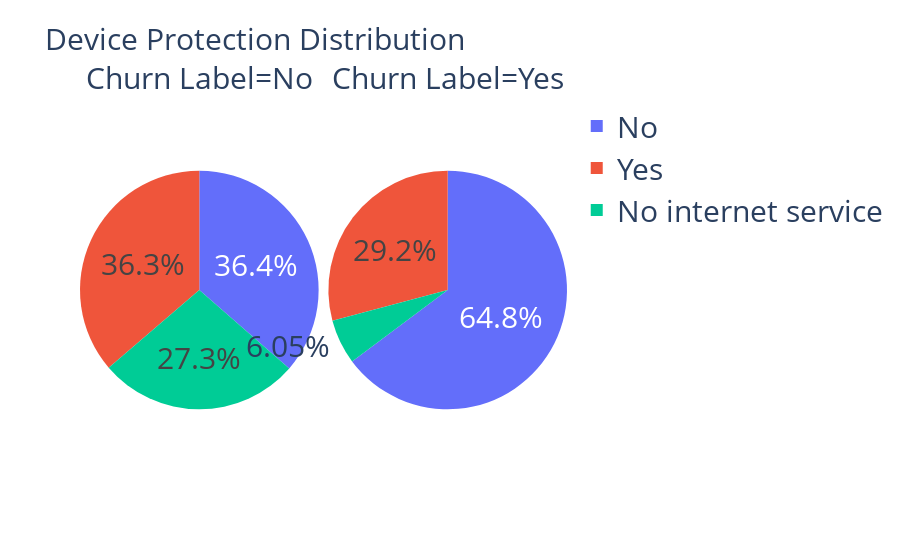

Notebook code cell kept with this figure:
### Code cell
g_dp = df.groupby(['Device Protection','Churn Label'])['Churn Value'].count().reset_index()
fig1 = px.pie(g_dp, values = 'Churn Value', names = 'Device Protection', facet_col = 'Churn Label', title = 'Device Protection Distribution')

fig1.update_layout(
    title_font=dict(size=30),
    legend_font=dict(size=30),
    font=dict(size=30)
)
fig1.update_traces(textfont_size=30)
fig1.show()

### Figure 1 — Plotly figure (JSON) as saved in the notebook; plotly's stock layout.template omitted (floating-point values rounded to 4 significant figures)
{"data": [{"domain": {"x": [0, 0.49], "y": [0, 1]}, "hovertemplate": "Churn Label=No<br>Device Protection=%{label}<br>Churn Value=%{value}<extra></extra>", "labels": ["No", "No internet service", "Yes"], "legendgroup": "", "name": "", "showlegend": true, "textfont": {"size": 30}, "type": "pie", "values": [1884, 1413, 1877]}, {"domain": {"x": [0.51, 1], "y": [0, 1]}, "hovertemplate": "Churn Label=Yes<br>Device Protection=%{label}<br>Churn Value=%{value}<extra></extra>", "labels": ["No", "No internet service", "Yes"], "legendgroup": "", "name": "", "showlegend": true, "textfont": {"size": 30}, "type": "pie", "values": [1211, 113, 545]}], "layout": {"annotations": [{"font": {}, "showarrow": false, "text": "Churn Label=No", "x": 0.245, "xanchor": "center", "xref": "paper", "y": 1, "yanchor": "bottom", "yref": "paper"}, {"font": {}, "showarrow": false, "text": "Churn Label=Yes", "x": 0.755, "xanchor": "center", "xref": "paper", "y": 1, "yanchor": "bottom", "yref": "paper"}], "font": {"size": 30}, "legend": {"font": {"size": 30}, "tracegroupgap": 0}, "title": {"font": {"size": 30}, "text": "Device Protection Distribution"}}}
